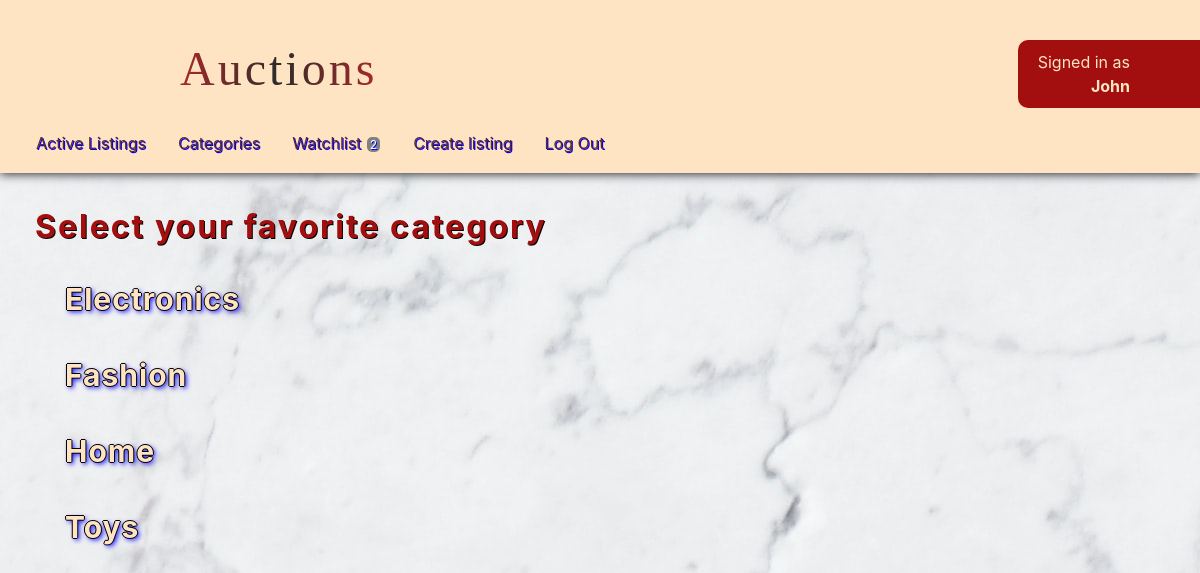
The page /categories (signed in) on the database its author committed.
### auctions/models.py (models this page shows, shortened)
class User(AbstractUser):
    pass

class Category(models.Model):
    category = models.CharField(max_length=32)
    class Meta:
        ordering = ["category"]

### auctions/views.py (the view)
# urls.py: path("categories", views.categories, name="categories"),
def categories(request):
    user = request.user
    count = util.watchlist_count(user)
    categories = Category.objects.all()
    return render(request, "auctions/categories.html", {
        "count": count,
        "categories": categories
    })

### auctions/util.py (called while the page is built)
def watchlist_count(user):
    user_check = User.objects.filter(username=user)
    if user_check.exists():
        user = User.objects.get(username=user)
        user_id = int(user.id)
        instance = Watcher.objects.filter(user_id=user_id)
        if instance.exists():
            watcher = Watcher.objects.get(user_id=user_id)
            count = watcher.listings.filter(status=True).count()
            return count
        else:
            return None
    return None

### auctions/templates/auctions/categories.html (shortened to what this page needs)
{% extends "auctions/layout.html" %} {% block body %}
<div class="sub-body">
  <h2>Select your favorite category</h2>
  {% for category in categories %}
  <div class="category">
    <a href="category/{{ category.id }}">
      <h3>{{ category.category }}</h3>
    </a>
  </div>
  {% endfor %} {% endblock %}

### auctions/templates/auctions/layout.html (shortened to what this page needs)
{% load static %}
<!DOCTYPE html>
<html lang="en">
  <head>
    <link
      rel="stylesheet"
      href="https://stackpath.bootstrapcdn.com/bootstrap/4.4.1/css/bootstrap.min.css"
    />
    <link href="{% static 'auctions/styles.css' %}" rel="stylesheet" />
  </head>
  <body>
    <div class="nav_div">
      <div class="signed_div">
        <div class="frame_div">
          <iframe
            src="https://giphy.com/embed/XgfBSOF9E3YrBCOkO6"
            frameborder="0"
            class="giphy-embed"
          ></iframe>
        </div>
        <h1>Auctions</h1>
        <div class="user-div">
          {% if user.is_authenticated %} Signed in as
          <strong>{{ user.username }}</strong>
          {% else %} Not signed in.
          {% endif %}
        </div>
      </div>
    </div>
    <div class="nav">
      <li class="nav-item">
        <a class="nav-link" href="{% url 'index' %}">Active Listings</a>
      </li>
      {% if user.is_authenticated %}
      <li class="nav-item">
        <a class="nav-link" href="{% url 'categories' %}">Categories</a>
      </li>
      <li class="nav-item">
        <a class="nav-link" href="{% url 'watchlist' %}"
          >Watchlist {% if count %}
          <span class="watchlist_span">{{ count }}</span>
          {% endif %}
        </a>
      </li>
      <li class="nav-item">
        <a class="nav-link" href="{% url 'createlisting' %}">Create listing</a>
      </li>
      <li class="nav-item">
        <a class="nav-link" href="{% url 'logout' %}">Log Out</a>
      </li>
      {% endif %}
    </div>
    {% block body %} {% endblock %}
  </body>
</html>

### auctions/static/auctions/styles.css (style rules this page uses)
body { background: url("bg.jpg") repeat right top; background-attachment: fixed; }
a { text-decoration: none; }
h1 { margin: 30px 150px 0; font-family: "Cinzel Decorative", cursive; font-size: 3em; letter-spacing: 3px; background: linear-gradient( to right, rgb(167, 41, 41), rgb(45, 44, 44), rgb(167, 41, 41) ); -webkit-background-clip: text; -webkit-text-fill-color: transparent; }
h2 { color: rgb(163, 15, 15); margin-bottom: 15px; font-weight: bold; display: inline-block; text-shadow: 1px 1px black; letter-spacing: 2px; }
h3 { display: inline-block; margin-bottom: 20px; font-size: 30px; font-weight: bold; color: bisque; text-shadow: -1px 0px black, 1px 0px black, 0px 1px black, 0px -1px black, 2px 2px 5px blue; transition: font-size 1s; transition-timing-function: ease-out; text-decoration: none; letter-spacing: 1px; }
.giphy-embed { width: 200%; height: 200%; position: absolute; }
.frame_div { width: 5%; height: 0; padding-bottom: 3%; position: absolute; }
.nav { padding: 10px 20px; background-color: bisque; box-shadow: 0 1px 10px; position: sticky; top: 0; z-index: 1; }
.nav_div { padding: 10px 30px 0px; background-color: bisque; position: relative; z-index: 2; }
.user-div { display: flex; float: right; flex-direction: column; text-align: end; justify-content: center; align-content: center; background-color: rgb(163, 15, 15); margin: 30px -30px 5px 0; padding: 10px 70px 10px 20px; border-top-left-radius: 10px; border-bottom-left-radius: 10px; color: bisque; }
.signed_div { display: flex; justify-content: space-between; align-content: stretch; }
.nav-link { color: rgb(91, 44, 44); text-shadow: 1px 1px blue; transition: 1s; }
.sub-body { padding: 35px; position: relative; z-index: 0; }
.category { margin: 20px 30px; }
.watchlist_span { background-color: gray; color: white; padding: 0px 3px; margin: 1px; border-radius: 5px; font-size: 12px; }

### rows shown on the page
User: username "John"
Category: category "Electronics"
Category: category "Fashion"
Category: category "Home"
Category: category "Toys"

### other values the page prints
{{ count }} "2"
